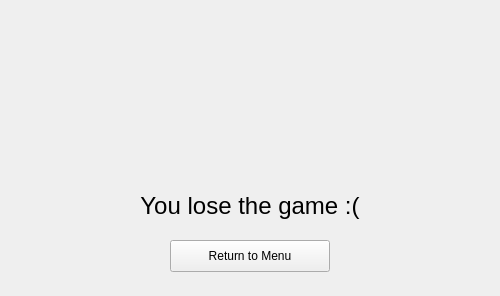
<?xml version="1.0" encoding="UTF-8"?>
<ui version="4.0">
 <class>MainWindow</class>
 <widget class="QMainWindow" name="MainWindow">
  <property name="geometry">
   <rect>
    <x>0</x>
    <y>0</y>
    <width>500</width>
    <height>296</height>
   </rect>
  </property>
  <property name="windowTitle">
   <string>You lose!</string>
  </property>
  <widget class="QWidget" name="centralwidget">
   <widget class="QPushButton" name="lose_button">
    <property name="geometry">
     <rect>
      <x>170</x>
      <y>240</y>
      <width>160</width>
      <height>32</height>
     </rect>
    </property>
    <property name="text">
     <string>Return to Menu</string>
    </property>
   </widget>
   <widget class="QLabel" name="lose_label">
    <property name="geometry">
     <rect>
      <x>40</x>
      <y>190</y>
      <width>420</width>
      <height>31</height>
     </rect>
    </property>
    <property name="font">
     <font>
      <pointsize>18</pointsize>
     </font>
    </property>
    <property name="layoutDirection">
     <enum>Qt::LeftToRight</enum>
    </property>
    <property name="text">
     <string>You lose the game :(</string>
    </property>
    <property name="alignment">
     <set>Qt::AlignCenter</set>
    </property>
   </widget>
   <widget class="QLabel" name="lose_image">
    <property name="geometry">
     <rect>
      <x>175</x>
      <y>20</y>
      <width>150</width>
      <height>150</height>
     </rect>
    </property>
    <property name="text">
     <string/>
    </property>
   </widget>
  </widget>
 </widget>
 <resources/>
 <connections/>
</ui>
